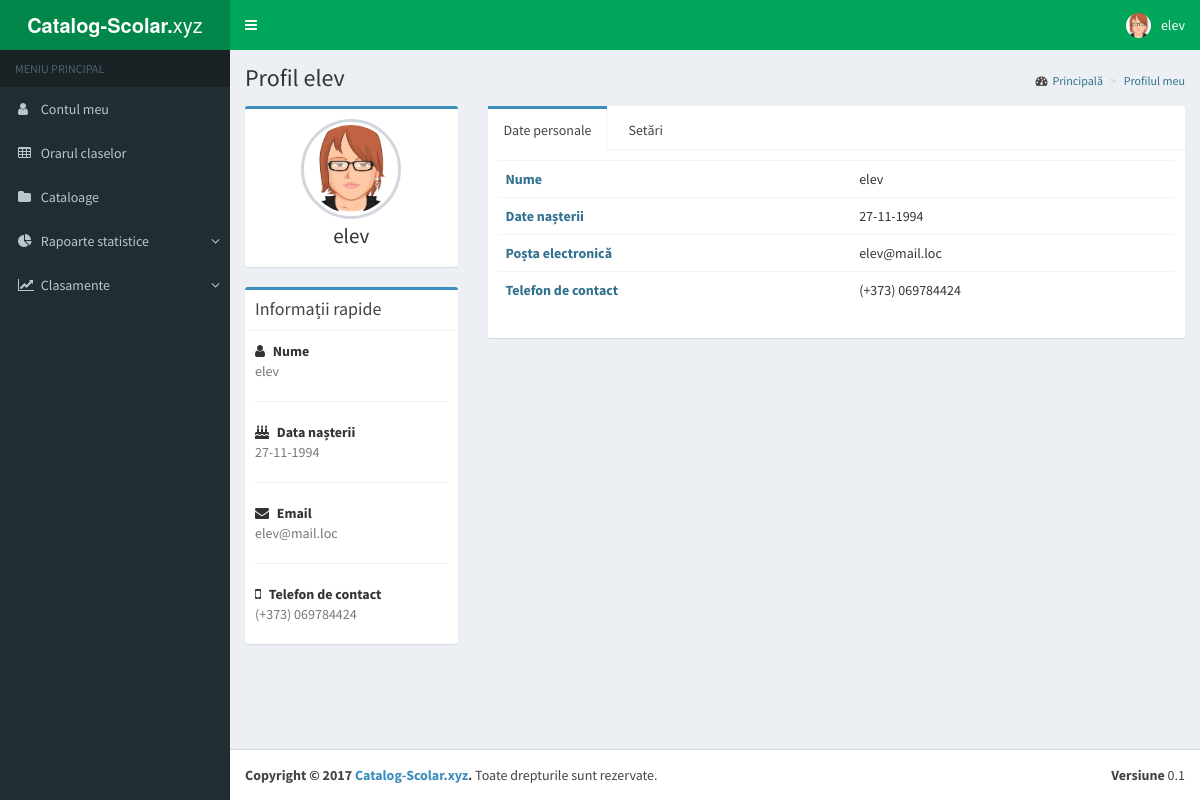
The app's page /members/manager/profile.php (signed in) with its own data.
### tables this page shows
CREATE TABLE `users` (
  `user_id` int(11) NOT NULL,
  `user_name` varchar(64) NOT NULL,
  `user_password` varchar(255) NOT NULL,
  `user_category` varchar(10) NOT NULL,
  `user_parent` varchar(255) NOT NULL,
  `user_child` varchar(255) NOT NULL,
  `user_class` varchar(5) NOT NULL,
  `user_btd` date NOT NULL,
  `user_mail` char(255) NOT NULL,
  `user_mob` int(24) NOT NULL,
  `grad_prof` char(24) NOT NULL,
  `disciplina` char(32) NOT NULL
);

### members/manager/pages/contentProfile.php (the view, shortened to what this page needs)
<?
$query = mysqli_query($db,"SELECT * FROM users WHERE user_name='$Q' LIMIT 0,1");
$row = mysqli_fetch_assoc($query);
$date = date("d-m-Y", strtotime($row["user_btd"]));
echo '
    <div class="content-wrapper">
    <section class="content-header">
      <h1>
        Profil '.$Q.'
      </h1>
      <ol class="breadcrumb">
        <li><a href="." title="pagina principală" rel="nofollow"><i class="fa fa-dashboard"></i><span class="text-info">Principală</span></a></li>
        <li class="active"><span class="text-info">Profilul meu</span></li>
      </ol>
    </section>
    <section class="content">
      <div class="row">
        <div class="col-md-3">
          <div class="box box-primary">
            <div class="box-body box-profile">
              <img class="profile-user-img img-responsive img-circle" src="../dist/img/avatar3.png" alt="User profile picture">
              <h3 class="profile-username text-center">' . $Q . '</h3>
            </div>
          </div>
          <div class="box box-primary">
            <div class="box-header with-border">
              <h3 class="box-title">Informații rapide</h3>
            </div>
            <div class="box-body">
              <strong><i class="fa fa-user margin-r-5"></i> Nume</strong>
              <p class="text-muted">'. $Q . '</p>
              <hr>
              <strong><i class="fa fa-birthday-cake margin-r-5"></i> Data nașterii</strong>
              <p class="text-muted">'.$date.'</p>
              <hr>
              <strong><i class="fa fa-envelope margin-r-5"></i> Email</strong>
              <p class="text-muted">'.$row["user_mail"].'</p>
              <hr>
              <strong><i class="fa fa-mobile-phone margin-r-5"></i> Telefon de contact</strong>
              <p class="text-muted">(+373) 0'.$row["user_mob"].'</p>
            </div>
          </div>
        </div>
        <div class="col-md-9">
          <div class="nav-tabs-custom">
            <ul class="nav nav-tabs">
              <li class="active"><a href="#activity" data-toggle="tab">Date personale</a></li>
              <li><a href="#settings" data-toggle="tab">Setări</a></li>
            </ul>
            <div class="tab-content">
              <div class="active tab-pane" id="activity">
                <table class="table table-hover">
                <tr>
                  <td class="text-info"><strong>Nume</strong></td>
                  <td>'.$row["user_name"].'</td>
                </tr>
                <tr>
                  <td class="text-info"><strong>Date nașterii</strong></td>
                  <td>'.$date.'</td>
                </tr>
                <tr>
                  <td class="text-info"><strong>Poșta electronică</strong></td>
                  <td>'.$row["user_mail"].'</td>
                </tr>
                <tr>
                  <td class="text-info"><strong>Telefon de contact</strong></td>
                  <td>(+373) 0'.$row["user_mob"].'</td>
                </tr>
              </table>
              </div>
                <input type="hidden" name="id" value="'.$row["user_id"].'">
                      <input type="text" class="form-control" name="name" value="'.$row['user_name'].'" readonly>
                      <input type="date" class="form-control" id="btd" name="btd" value="'.$row["user_btd"].'" required>
                      <input type="email" class="form-control" id="mail" name="mail" value="'.$row["user_mail"].'" required>
                      <input type="number" class="form-control" id="mob" name="mob" value="'.$row["user_mob"].'" required>
            </div>
          </div>
        </div>
      </div>
    </section>
  </div>
';
?>

### members/manager/pages/header.php (shortened to what this page needs)
<?php
$pass=$_SESSION["member_password"];
$Q = mysqli_query($db, "SELECT user_id,user_name FROM users WHERE user_password='$pass'");
$Q = mysqli_fetch_row($Q);
$Q = $Q[1];
echo '
<body class="hold-transition skin-green sidebar-mini">
    <div class="wrapper">
        <header class="main-header">
            <a href="index.php" class="logo">
                <span class="logo-mini"><b>CS</b></span>
                <span class="logo-lg"><b>Catalog-Scolar.</b>xyz</span>
            </a>
            <nav class="navbar navbar-static-top">
                <a href="#" class="sidebar-toggle" data-toggle="offcanvas" role="button">
                    <span class="sr-only">Toggle navigation</span>
                </a>
                <div class="navbar-custom-menu">
                    <ul class="nav navbar-nav">
                        <li class="dropdown user user-menu">
                            <a href="#" class="dropdown-toggle" data-toggle="dropdown">
                                <img src="../dist/img//avatar3.png" class="user-image" alt="User Image">
                                <span class="hidden-xs"> '. $Q . ' </span>
                            </a>
                            <ul class="dropdown-menu">
                                <li class="user-footer">
                                    <div class="pull-left">
                                        <a href="profile.php" class="btn btn-default btn-flat">Vezi Profilul</a>
                                    </div>
                                    <div class="pull-right">
                                        <a href="/catalog-scolar/logout.php" class="btn btn-default btn-flat">Deconectare</a>
                                    </div>
                                </li>
                            </ul>
                        </li>
                    </ul>
                </div>
            </nav>
        </header>
';

### records on screen
users: user_name "elev", user_btd "27-11-1994", user_mail "elev@mail.loc", user_mob "69784424"
